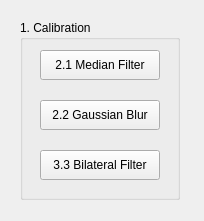
<?xml version="1.0" encoding="UTF-8"?>
<ui version="4.0">
 <class>Form</class>
 <widget class="QWidget" name="Form">
  <property name="geometry">
   <rect>
    <x>0</x>
    <y>0</y>
    <width>204</width>
    <height>221</height>
   </rect>
  </property>
  <property name="windowTitle">
   <string>Form</string>
  </property>
  <widget class="QGroupBox" name="groupBox">
   <property name="geometry">
    <rect>
     <x>20</x>
     <y>20</y>
     <width>160</width>
     <height>180</height>
    </rect>
   </property>
   <property name="title">
    <string>1. Calibration</string>
   </property>
   <widget class="QPushButton" name="pushButton_3">
    <property name="geometry">
     <rect>
      <x>20</x>
      <y>130</y>
      <width>120</width>
      <height>30</height>
     </rect>
    </property>
    <property name="text">
     <string>3.3 Bilateral Filter</string>
    </property>
   </widget>
   <widget class="QPushButton" name="pushButton_2">
    <property name="geometry">
     <rect>
      <x>20</x>
      <y>80</y>
      <width>120</width>
      <height>30</height>
     </rect>
    </property>
    <property name="text">
     <string>2.2 Gaussian Blur</string>
    </property>
   </widget>
   <widget class="QPushButton" name="pushButton">
    <property name="geometry">
     <rect>
      <x>20</x>
      <y>30</y>
      <width>120</width>
      <height>30</height>
     </rect>
    </property>
    <property name="text">
     <string>2.1 Median Filter</string>
    </property>
   </widget>
  </widget>
 </widget>
 <resources/>
 <connections/>
</ui>
